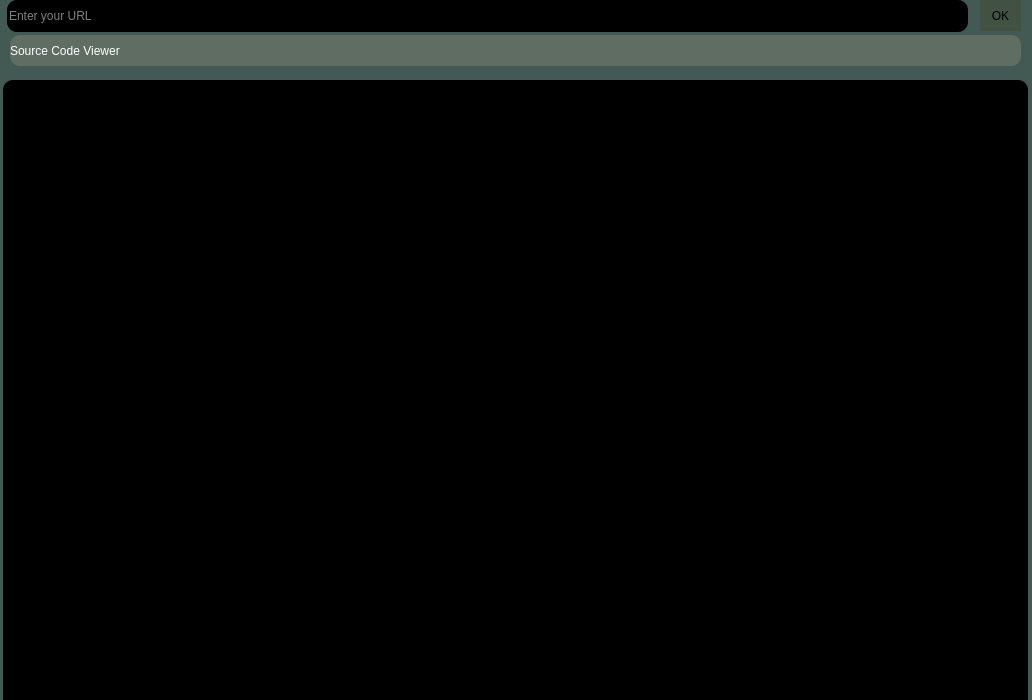
<?xml version="1.0" encoding="UTF-8"?>
<ui version="4.0">
 <class>MainWindow</class>
 <widget class="QMainWindow" name="MainWindow">
  <property name="geometry">
   <rect>
    <x>0</x>
    <y>0</y>
    <width>1032</width>
    <height>700</height>
   </rect>
  </property>
  <property name="windowTitle">
   <string>Source Code Viewer</string>
  </property>
  <property name="styleSheet">
   <string notr="true">background-color: rgb(66, 89, 84);
border-radius: 10px;</string>
  </property>
  <widget class="QWidget" name="centralwidget">
   <widget class="QLineEdit" name="url">
    <property name="geometry">
     <rect>
      <x>7</x>
      <y>0</y>
      <width>961</width>
      <height>32</height>
     </rect>
    </property>
    <property name="styleSheet">
     <string notr="true">background-color: black;
font: 81 16pt &quot;Rockwell Extra Bold&quot;;
color: white;
border: none;
border-radius: 10px;</string>
    </property>
    <property name="inputMethodHints">
     <set>Qt::ImhUrlCharactersOnly</set>
    </property>
    <property name="placeholderText">
     <string>Enter your URL</string>
    </property>
   </widget>
   <widget class="QPushButton" name="UpdatURL">
    <property name="geometry">
     <rect>
      <x>980</x>
      <y>0</y>
      <width>41</width>
      <height>31</height>
     </rect>
    </property>
    <property name="cursor">
     <cursorShape>PointingHandCursor</cursorShape>
    </property>
    <property name="styleSheet">
     <string notr="true">background-color: rgb(65, 81, 66);
font: 81 16pt &quot;Rockwell Extra Bold&quot;;
border: none;
border-radius: 25px;</string>
    </property>
    <property name="text">
     <string>OK</string>
    </property>
   </widget>
   <widget class="QLabel" name="label">
    <property name="geometry">
     <rect>
      <x>10</x>
      <y>35</y>
      <width>1011</width>
      <height>31</height>
     </rect>
    </property>
    <property name="styleSheet">
     <string notr="true">background-color: rgb(96, 109, 99);
font: 81 16pt &quot;Rockwell Extra Bold&quot;;
color: white;
border: none;
border-radius: 10px;</string>
    </property>
    <property name="text">
     <string>Source Code Viewer</string>
    </property>
   </widget>
   <widget class="QPlainTextEdit" name="plainTextEdit">
    <property name="geometry">
     <rect>
      <x>3</x>
      <y>80</y>
      <width>1025</width>
      <height>681</height>
     </rect>
    </property>
    <property name="styleSheet">
     <string notr="true">background-color: black;
font: 81 16pt &quot;Rockwell Extra Bold&quot;;
color: white;
border: none;
border-radius: 10px;</string>
    </property>
   </widget>
  </widget>
 </widget>
 <resources/>
 <connections/>
</ui>
